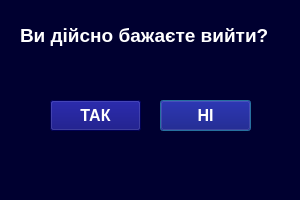
<?xml version="1.0" encoding="UTF-8"?>
<ui version="4.0">
 <class>EXIT</class>
 <widget class="QDialog" name="EXIT">
  <property name="geometry">
   <rect>
    <x>0</x>
    <y>0</y>
    <width>300</width>
    <height>200</height>
   </rect>
  </property>
  <property name="windowTitle">
   <string>Dialog</string>
  </property>
  <property name="styleSheet">
   <string notr="true">background-color:rgb(0, 0, 48);
</string>
  </property>
  <widget class="QLabel" name="label">
   <property name="geometry">
    <rect>
     <x>20</x>
     <y>20</y>
     <width>271</width>
     <height>31</height>
    </rect>
   </property>
   <property name="font">
    <font>
     <pointsize>14</pointsize>
     <weight>75</weight>
     <bold>true</bold>
    </font>
   </property>
   <property name="styleSheet">
    <string notr="true">color:white;
</string>
   </property>
   <property name="text">
    <string>Ви дійсно бажаєте вийти?</string>
   </property>
  </widget>
  <widget class="QPushButton" name="NO_B">
   <property name="geometry">
    <rect>
     <x>160</x>
     <y>100</y>
     <width>91</width>
     <height>31</height>
    </rect>
   </property>
   <property name="font">
    <font>
     <pointsize>12</pointsize>
     <weight>75</weight>
     <bold>true</bold>
    </font>
   </property>
   <property name="styleSheet">
    <string notr="true">color:white;
background-color:rgb(0, 0, 116)</string>
   </property>
   <property name="text">
    <string>НІ</string>
   </property>
  </widget>
  <widget class="QPushButton" name="YES_B">
   <property name="geometry">
    <rect>
     <x>50</x>
     <y>100</y>
     <width>91</width>
     <height>31</height>
    </rect>
   </property>
   <property name="font">
    <font>
     <pointsize>12</pointsize>
     <weight>75</weight>
     <bold>true</bold>
    </font>
   </property>
   <property name="styleSheet">
    <string notr="true">color:white;
background-color:rgb(0, 0, 116)</string>
   </property>
   <property name="text">
    <string>ТАК</string>
   </property>
  </widget>
 </widget>
 <resources/>
 <connections/>
</ui>
